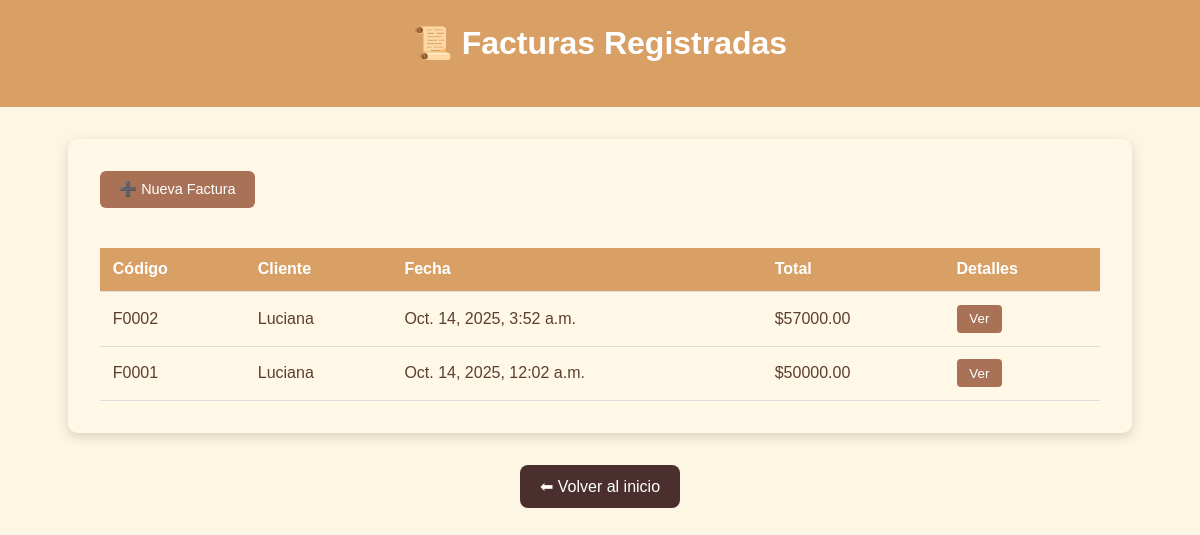
The app's page /invoices/, older data.
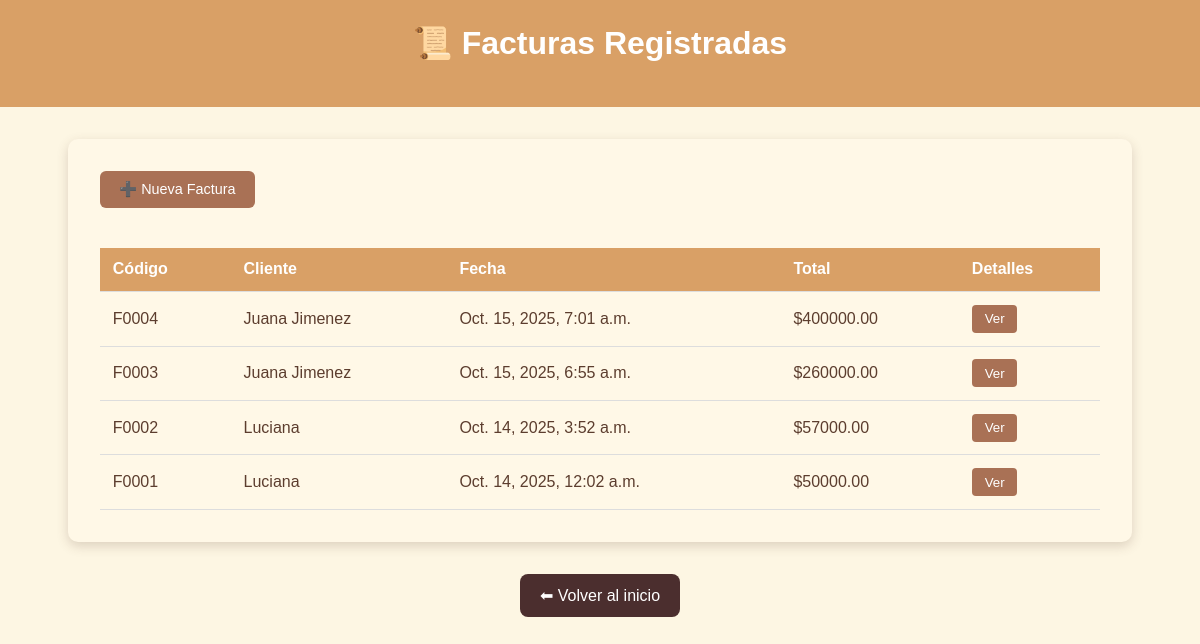
The same page, newer data.
### invoices/models.py (models this page shows, shortened)
class Factura(models.Model):
    codigo = models.CharField(max_length=20, unique=True)  # ej: F001
    fecha = models.DateTimeField(auto_now_add=True)
    cliente = models.CharField(max_length=100, blank=True, null=True)
    total = models.DecimalField(max_digits=10, decimal_places=2, default=0)

### invoices/views.py (the view)
# urls.py: path('', views.sales_list, name='sales_list'),
def sales_list(request):
    facturas = Factura.objects.prefetch_related("detalles__producto").all().order_by("-fecha")
    return render(request, "sales_list.html", {"facturas": facturas})

### invoices/templates/sales_list.html (shortened to what this page needs)
<!DOCTYPE html>
<html lang="es">
<head>
</head>
<body>
    <header>
        <h1>📜 Facturas Registradas</h1>
    </header>
    <main>
        <a href="{% url 'register_invoice' %}" class="back-btn">➕ Nueva Factura</a>
        {% if facturas %}
        <table>
            <thead>
                <tr>
                    <th>Código</th>
                    <th>Cliente</th>
                    <th>Fecha</th>
                    <th>Total</th>
                    <th>Detalles</th>
                </tr>
            </thead>
            <tbody>
                {% for factura in facturas %}
                <tr>
                    <td>{{ factura.codigo }}</td>
                    <td>{{ factura.cliente }}</td>
                    <td>{{ factura.fecha }}</td>
                    <td>${{ factura.total }}</td>
                    <td>
                        <button class="btn-toggle" onclick="toggleDetails('{{ factura.id }}')">Ver</button>
                    </td>
                </tr>
                {% endfor %}
            </tbody>
        </table>
        {% else %}
            <p>No hay facturas registradas.</p>
        {% endif %}
    </main>
    <a href="{% url 'home' %}" class="btn-home">⬅ Volver al inicio</a>
</body>
</html>

Row changes from the older to the newer data that the page shows:
added Factura: codigo "F0004", cliente "Juana Jimenez", fecha "Oct. 15, 2025, 7:01 a.m.", total "400000.00"
added Factura: codigo "F0003", cliente "Juana Jimenez", fecha "Oct. 15, 2025, 6:55 a.m.", total "260000.00"
